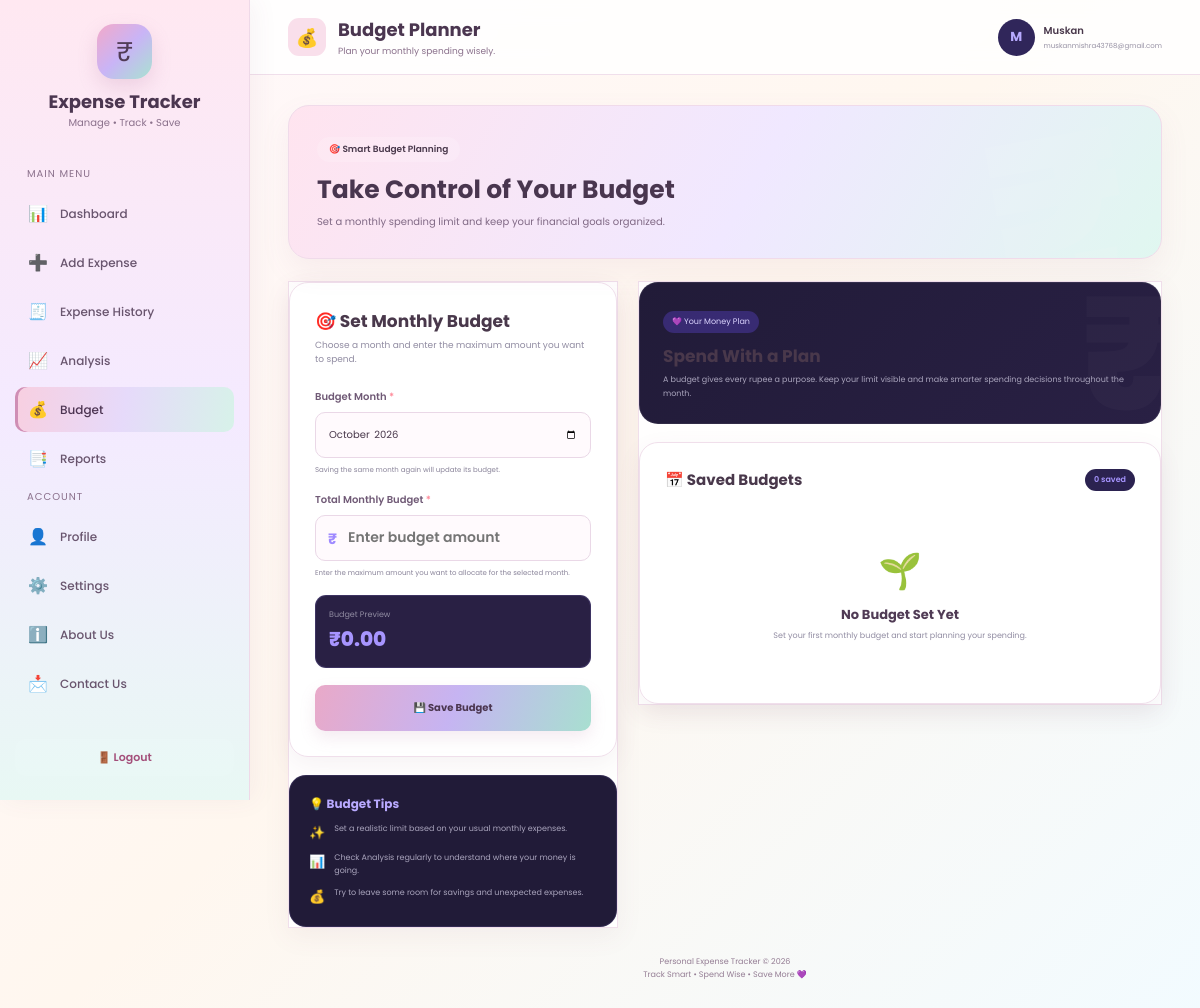
Screenshot of /budget (signed in) with the database file from the repository.
### tables this page shows
CREATE TABLE users (

            id INTEGER PRIMARY KEY AUTOINCREMENT,

            full_name TEXT NOT NULL,

            mobile TEXT,

            email TEXT UNIQUE NOT NULL,

            password TEXT NOT NULL,

            is_verified INTEGER DEFAULT 0,

            created_at TIMESTAMP DEFAULT CURRENT_TIMESTAMP

        , role TEXT DEFAULT 'user');

### app.py (the view, shortened to what this page needs)
@app.route(
    "/budget",
    methods=["GET", "POST"]
)
def budget():
    user = get_current_user()
    if not user:
        return redirect(
            url_for("login")
        )
    connection = get_connection()
    try:
        budgets = connection.execute(
            """
            SELECT *
            FROM budgets
            WHERE user_id = ?
            ORDER BY month DESC
            """,
            (user["id"],)
        ).fetchall()
    finally:
        connection.close()
    return render_template(
        "budget.html",
        user=user,
        budgets=budgets
    )

### app.py (called while the page is built)
def get_current_user():
    user_id = session.get("user_id")
    if not user_id:
        return None
    connection = get_connection()
    try:
        user = connection.execute(
            """
            SELECT id, full_name, mobile, email, is_verified, created_at
            FROM users
            WHERE id = ?
            """,
            (user_id,)
        ).fetchone()
        return user
    finally:
        connection.close()

### database.py (called while the page is built)
def get_connection():
    connection = sqlite3.connect(DATABASE_NAME)
    connection.row_factory = sqlite3.Row
    connection.execute("PRAGMA foreign_keys = ON")
    return connection

### templates/budget.html (shortened to what this page needs)
<!DOCTYPE html>
<html lang="en">
<head>
</head>
<body>
<aside class="sidebar" id="sidebar">
    <div class="logo"><div class="logo-icon">₹</div><h2>Expense Tracker</h2><p>Manage • Track • Save</p></div>
    <div class="menu-title">Main Menu</div>
    <nav class="nav-menu">
        <a href="{{ url_for('dashboard') }}"><span>📊</span>Dashboard</a>
        <a href="{{ url_for('add_expense') }}"><span>➕</span>Add Expense</a>
        <a href="{{ url_for('expense_history') }}"><span>🧾</span>Expense History</a>
        <a href="{{ url_for('analysis') }}"><span>📈</span>Analysis</a>
        <a href="{{ url_for('budget') }}" class="active"><span>💰</span>Budget</a>
        <a href="{{ url_for('reports') }}"><span>📑</span>Reports</a>
    </nav>
    <div class="menu-title">Account</div>
    <nav class="nav-menu">
        <a href="{{ url_for('profile') }}"><span>👤</span>Profile</a>
        <a href="{{ url_for('settings') }}"><span>⚙️</span>Settings</a>
        <a href="{{ url_for('about') }}"><span>ℹ️</span>About Us</a>
        <a href="{{ url_for('contact') }}"><span>📩</span>Contact Us</a>
    </nav>
    <div class="sidebar-bottom"><a href="{{ url_for('logout') }}" class="logout">🚪 Logout</a></div>
</aside>
<main class="main">
<header class="topbar">
    <div class="topbar-left">
        <div class="top-icon">💰</div>
        <div><h3>Budget Planner</h3><p>Plan your monthly spending wisely.</p></div>
    </div>
    <div class="profile-mini">
        <div class="avatar">{{ (user['full_name'] or 'U')[0]|upper }}</div>
        <div><div class="profile-name">{{ user['full_name'] or 'User' }}</div><div class="profile-email">{{ user['email'] }}</div></div>
    </div>
</header>
<section class="content">
    <div class="page-hero">
        <div class="hero-content">
            <div class="hero-badge">🎯 Smart Budget Planning</div>
            <h1>Take Control of Your Budget</h1>
            <p>Set a monthly spending limit and keep your financial goals organized.</p>
        </div>
    </div>
    <div class="budget-layout">
        <div>
            <div class="form-card">
                <div class="card-heading">
                    <h2>🎯 Set Monthly Budget</h2>
                    <p>Choose a month and enter the maximum amount you want to spend.</p>
                </div>
                <form method="POST" action="{{ url_for('budget') }}" onsubmit="return validateBudget()">
                    <div class="form-group">
                        <label for="month">Budget Month <span class="required">*</span></label>
                        <input type="month" id="month" name="month" class="form-control" required>
                        <div class="helper-text">Saving the same month again will update its budget.</div>
                    </div>
                    <div class="form-group">
                        <label for="total_budget">Total Monthly Budget <span class="required">*</span></label>
                        <div class="amount-wrap">
                            <span class="currency">₹</span>
                            <input type="number" id="total_budget" name="total_budget" class="form-control amount-input" placeholder="Enter budget amount" min="0.01" step="0.01" required oninput="updatePreview()">
                        </div>
                        <div class="helper-text">Enter the maximum amount you want to allocate for the selected month.</div>
                    </div>
                    <div class="preview">
                        <div class="preview-label">Budget Preview</div>
                        <div id="previewAmount" class="preview-amount">₹0.00</div>
                    </div>
                    <button type="submit" class="save-button">💾 Save Budget</button>
                </form>
            </div>
            <div class="tips-card">
                <h3>💡 Budget Tips</h3>
                <div class="tip"><div class="tip-icon">✨</div><p>Set a realistic limit based on your usual monthly expenses.</p></div>
                <div class="tip"><div class="tip-icon">📊</div><p>Check Analysis regularly to understand where your money is going.</p></div>
                <div class="tip"><div class="tip-icon">💰</div><p>Try to leave some room for savings and unexpected expenses.</p></div>
            </div>
        </div>
        <div>
            <div class="side-card">
                <div class="side-content">
                    <div class="side-badge">💜 Your Money Plan</div>
                    <h2>Spend With a Plan</h2>
                    <p>A budget gives every rupee a purpose. Keep your limit visible and make smarter spending decisions throughout the month.</p>
                </div>
            </div>
            <div class="history-card">
                <div class="history-header">
                    <h2>📅 Saved Budgets</h2>
                    <span>{{ budgets|length }} saved</span>
                </div>
                {% if budgets %}
                <div class="budget-list">
                    {% for item in budgets %}
                    <div class="budget-item">
                        <div class="month-icon"><span>📅</span><span>BUDGET</span></div>
                        <div>
                            <div class="budget-month">{{ item['month'] }}</div>
                            <div class="budget-note">Monthly spending limit</div>
                        </div>
                        <div class="budget-amount">₹{{ "%.2f"|format(item['total_budget'] or 0) }}</div>
                    </div>
                    {% endfor %}
                </div>
                {% else %}
                <div class="empty-history">
                    <div class="empty-history-icon">🌱</div>
                    <h3>No Budget Set Yet</h3>
                    <p>Set your first monthly budget and start planning your spending.</p>
                </div>
                {% endif %}
            </div>
        </div>
    </div>
    <footer>Personal Expense Tracker © 2026<br>Track Smart • Spend Wise • Save More 💜</footer>
</section>
</main>
</body>
</html>

### rows the page displays
users: full_name "M", full_name "Muskan", email "muskanmishra43768@gmail.com"

### other values shown
{{ budgets|length }} "0"
